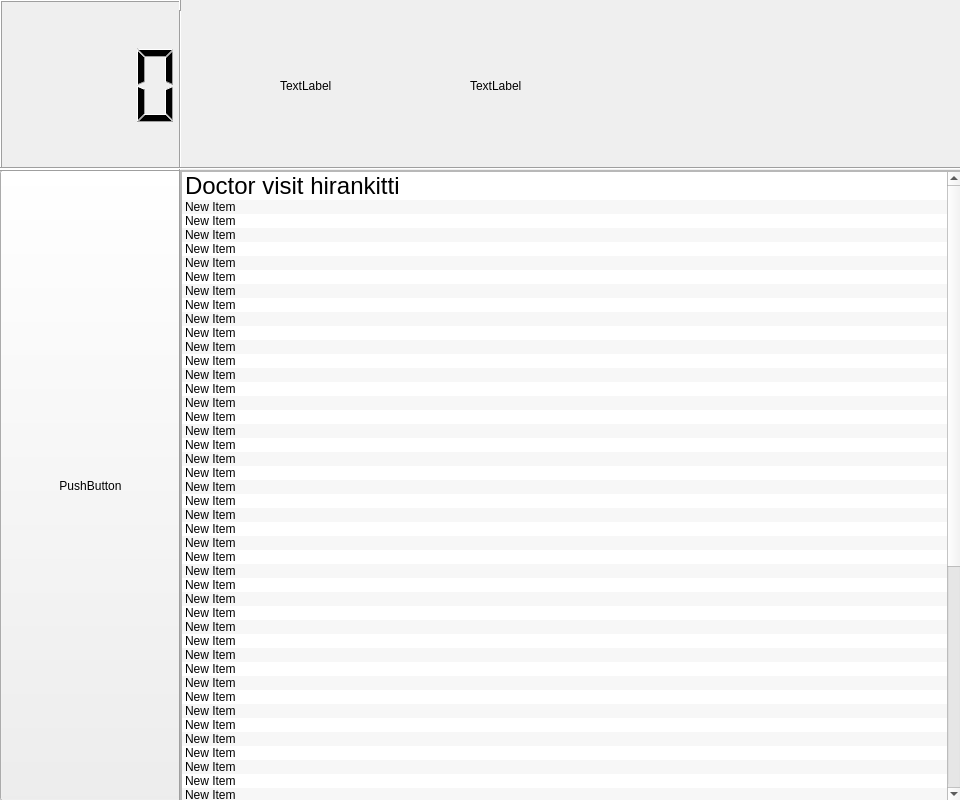
<?xml version="1.0" encoding="UTF-8"?>
<ui version="4.0">
 <class>Form</class>
 <widget class="QWidget" name="Form">
  <property name="geometry">
   <rect>
    <x>0</x>
    <y>0</y>
    <width>960</width>
    <height>800</height>
   </rect>
  </property>
  <property name="windowTitle">
   <string>Form</string>
  </property>
  <widget class="QLabel" name="label_2">
   <property name="geometry">
    <rect>
     <x>470</x>
     <y>60</y>
     <width>271</width>
     <height>51</height>
    </rect>
   </property>
   <property name="text">
    <string>TextLabel</string>
   </property>
  </widget>
  <widget class="QPushButton" name="pushButton_10">
   <property name="geometry">
    <rect>
     <x>0</x>
     <y>170</y>
     <width>181</width>
     <height>631</height>
    </rect>
   </property>
   <property name="text">
    <string>PushButton</string>
   </property>
  </widget>
  <widget class="QLabel" name="label">
   <property name="geometry">
    <rect>
     <x>280</x>
     <y>10</y>
     <width>121</width>
     <height>151</height>
    </rect>
   </property>
   <property name="text">
    <string>TextLabel</string>
   </property>
  </widget>
  <widget class="QLCDNumber" name="lcdNumber">
   <property name="geometry">
    <rect>
     <x>0</x>
     <y>0</y>
     <width>181</width>
     <height>171</height>
    </rect>
   </property>
   <property name="digitCount">
    <number>4</number>
   </property>
   <property name="value" stdset="0">
    <double>0.000000000000000</double>
   </property>
  </widget>
  <widget class="Line" name="line">
   <property name="geometry">
    <rect>
     <x>170</x>
     <y>10</y>
     <width>21</width>
     <height>791</height>
    </rect>
   </property>
   <property name="orientation">
    <enum>Qt::Vertical</enum>
   </property>
  </widget>
  <widget class="Line" name="line_2">
   <property name="geometry">
    <rect>
     <x>0</x>
     <y>160</y>
     <width>961</width>
     <height>16</height>
    </rect>
   </property>
   <property name="orientation">
    <enum>Qt::Horizontal</enum>
   </property>
  </widget>
  <widget class="QScrollArea" name="scrollArea">
   <property name="geometry">
    <rect>
     <x>180</x>
     <y>170</y>
     <width>781</width>
     <height>631</height>
    </rect>
   </property>
   <property name="widgetResizable">
    <bool>true</bool>
   </property>
   <widget class="QWidget" name="scrollAreaWidgetContents">
    <property name="geometry">
     <rect>
      <x>0</x>
      <y>0</y>
      <width>779</width>
      <height>629</height>
     </rect>
    </property>
    <widget class="QListWidget" name="listWidget">
     <property name="geometry">
      <rect>
       <x>0</x>
       <y>0</y>
       <width>781</width>
       <height>631</height>
      </rect>
     </property>
     <property name="midLineWidth">
      <number>0</number>
     </property>
     <property name="alternatingRowColors">
      <bool>true</bool>
     </property>
     <property name="viewMode">
      <enum>QListView::ListMode</enum>
     </property>
     <property name="modelColumn">
      <number>0</number>
     </property>
     <property name="currentRow">
      <number>-1</number>
     </property>
     <property name="sortingEnabled">
      <bool>false</bool>
     </property>
     <item>
      <property name="text">
       <string>Doctor visit hirankitti</string>
      </property>
      <property name="font">
       <font>
        <pointsize>18</pointsize>
       </font>
      </property>
     </item>
     <item>
      <property name="text">
       <string>New Item</string>
      </property>
     </item>
     <item>
      <property name="text">
       <string>New Item</string>
      </property>
     </item>
     <item>
      <property name="text">
       <string>New Item</string>
      </property>
     </item>
     <item>
      <property name="text">
       <string>New Item</string>
      </property>
     </item>
     <item>
      <property name="text">
       <string>New Item</string>
      </property>
     </item>
     <item>
      <property name="text">
       <string>New Item</string>
      </property>
     </item>
     <item>
      <property name="text">
       <string>New Item</string>
      </property>
     </item>
     <item>
      <property name="text">
       <string>New Item</string>
      </property>
     </item>
     <item>
      <property name="text">
       <string>New Item</string>
      </property>
     </item>
     <item>
      <property name="text">
       <string>New Item</string>
      </property>
     </item>
     <item>
      <property name="text">
       <string>New Item</string>
      </property>
     </item>
     <item>
      <property name="text">
       <string>New Item</string>
      </property>
     </item>
     <item>
      <property name="text">
       <string>New Item</string>
      </property>
     </item>
     <item>
      <property name="text">
       <string>New Item</string>
      </property>
     </item>
     <item>
      <property name="text">
       <string>New Item</string>
      </property>
     </item>
     <item>
      <property name="text">
       <string>New Item</string>
      </property>
     </item>
     <item>
      <property name="text">
       <string>New Item</string>
      </property>
     </item>
     <item>
      <property name="text">
       <string>New Item</string>
      </property>
     </item>
     <item>
      <property name="text">
       <string>New Item</string>
      </property>
     </item>
     <item>
      <property name="text">
       <string>New Item</string>
      </property>
     </item>
     <item>
      <property name="text">
       <string>New Item</string>
      </property>
     </item>
     <item>
      <property name="text">
       <string>New Item</string>
      </property>
     </item>
     <item>
      <property name="text">
       <string>New Item</string>
      </property>
     </item>
     <item>
      <property name="text">
       <string>New Item</string>
      </property>
     </item>
     <item>
      <property name="text">
       <string>New Item</string>
      </property>
     </item>
     <item>
      <property name="text">
       <string>New Item</string>
      </property>
     </item>
     <item>
      <property name="text">
       <string>New Item</string>
      </property>
     </item>
     <item>
      <property name="text">
       <string>New Item</string>
      </property>
     </item>
     <item>
      <property name="text">
       <string>New Item</string>
      </property>
     </item>
     <item>
      <property name="text">
       <string>New Item</string>
      </property>
     </item>
     <item>
      <property name="text">
       <string>New Item</string>
      </property>
     </item>
     <item>
      <property name="text">
       <string>New Item</string>
      </property>
     </item>
     <item>
      <property name="text">
       <string>New Item</string>
      </property>
     </item>
     <item>
      <property name="text">
       <string>New Item</string>
      </property>
     </item>
     <item>
      <property name="text">
       <string>New Item</string>
      </property>
     </item>
     <item>
      <property name="text">
       <string>New Item</string>
      </property>
     </item>
     <item>
      <property name="text">
       <string>New Item</string>
      </property>
     </item>
     <item>
      <property name="text">
       <string>New Item</string>
      </property>
     </item>
     <item>
      <property name="text">
       <string>New Item</string>
      </property>
     </item>
     <item>
      <property name="text">
       <string>New Item</string>
      </property>
     </item>
     <item>
      <property name="text">
       <string>New Item</string>
      </property>
     </item>
     <item>
      <property name="text">
       <string>New Item</string>
      </property>
     </item>
     <item>
      <property name="text">
       <string>New Item</string>
      </property>
     </item>
     <item>
      <property name="text">
       <string>New Item</string>
      </property>
     </item>
     <item>
      <property name="text">
       <string>New Item</string>
      </property>
     </item>
     <item>
      <property name="text">
       <string>New Item</string>
      </property>
     </item>
     <item>
      <property name="text">
       <string>New Item</string>
      </property>
     </item>
     <item>
      <property name="text">
       <string>New Item</string>
      </property>
     </item>
     <item>
      <property name="text">
       <string>New Item</string>
      </property>
     </item>
     <item>
      <property name="text">
       <string>New Item</string>
      </property>
     </item>
     <item>
      <property name="text">
       <string>New Item</string>
      </property>
     </item>
     <item>
      <property name="text">
       <string>New Item</string>
      </property>
     </item>
     <item>
      <property name="text">
       <string>New Item</string>
      </property>
     </item>
     <item>
      <property name="text">
       <string>New Item</string>
      </property>
     </item>
     <item>
      <property name="text">
       <string>New Item</string>
      </property>
     </item>
     <item>
      <property name="text">
       <string>New Item</string>
      </property>
     </item>
     <item>
      <property name="text">
       <string>New Item</string>
      </property>
     </item>
     <item>
      <property name="text">
       <string>New Item</string>
      </property>
     </item>
     <item>
      <property name="text">
       <string>New Item</string>
      </property>
     </item>
     <item>
      <property name="text">
       <string>New Item</string>
      </property>
     </item>
     <item>
      <property name="text">
       <string>New Item</string>
      </property>
     </item>
     <item>
      <property name="text">
       <string>New Item</string>
      </property>
     </item>
     <item>
      <property name="text">
       <string>New Item</string>
      </property>
     </item>
     <item>
      <property name="text">
       <string>New Item</string>
      </property>
     </item>
     <item>
      <property name="text">
       <string>New Item</string>
      </property>
     </item>
     <item>
      <property name="text">
       <string>dfsdfsdf</string>
      </property>
     </item>
     <item>
      <property name="text">
       <string>Doctor Somchai leelasiwakul</string>
      </property>
      <property name="font">
       <font>
        <pointsize>18</pointsize>
       </font>
      </property>
     </item>
    </widget>
   </widget>
  </widget>
  <widget class="QLabel" name="background">
   <property name="enabled">
    <bool>true</bool>
   </property>
   <property name="geometry">
    <rect>
     <x>0</x>
     <y>0</y>
     <width>961</width>
     <height>801</height>
    </rect>
   </property>
   <property name="text">
    <string/>
   </property>
   <property name="pixmap">
    <pixmap>../../Downloads/bgb.jpg</pixmap>
   </property>
   <property name="scaledContents">
    <bool>true</bool>
   </property>
  </widget>
  <zorder>background</zorder>
  <zorder>label_2</zorder>
  <zorder>pushButton_10</zorder>
  <zorder>label</zorder>
  <zorder>lcdNumber</zorder>
  <zorder>line</zorder>
  <zorder>line_2</zorder>
  <zorder>scrollArea</zorder>
 </widget>
 <resources/>
 <connections/>
</ui>
